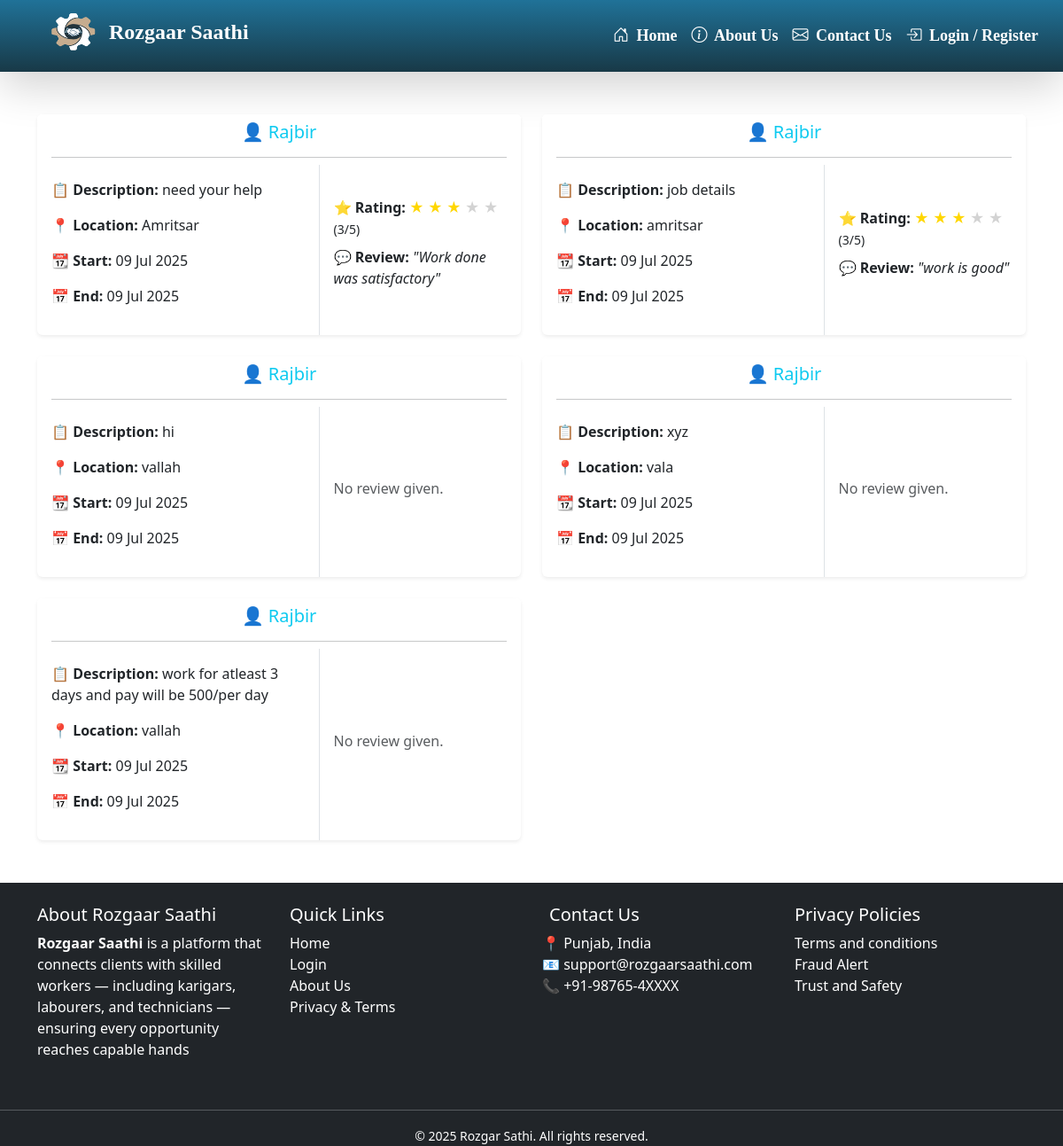
/hunarbaaz/work-history/9/, run on the app's committed database.
### client/models.py (models this page shows, shortened)
class PostRequest(models.Model):
    client = models.ForeignKey(User, on_delete=models.CASCADE, related_name='sent_requests')
    hunarbaaz = models.ForeignKey('hunarbaaz.Hunarbaaz', on_delete=models.CASCADE, related_name='received_requests')
    job_description = models.TextField()
    location = models.CharField(max_length=100)
    start_date = models.DateField(help_text="Start date of the job",null=False,blank=True)
    end_date = models.DateField(help_text="Expected completion date",null=False,blank=True)
    JOB_TYPE_CHOICES = [
        ('residential', 'Residential'),
        ('commercial', 'Commercial'),
    ]
    job_type = models.CharField(max_length=20,choices=JOB_TYPE_CHOICES,default='residential',help_text="Type of job location")
    is_accepted = models.BooleanField(null=True, blank=True)  # None = Pending, True = Accepted, False = Rejected
    is_completed = models.BooleanField(default=False)
    is_cancelled = models.BooleanField(default=False, help_text="Whether the client has cancelled the request")
    created_at = models.DateTimeField(auto_now_add=True)
    rating = models.IntegerField(
    validators=[MinValueValidator(1), MaxValueValidator(5)],
    null=True,
    blank=True,
    help_text="Client rating after completion (1 to 5)"
)
    review = models.TextField(null=True, blank=True, help_text="Optional client feedback")

### hunarbaaz/views.py (the view)
# urls.py: path('work-history/<int:hunarbaaz_id>/', views.public_work_history, name='public_work_history'),  # For Client
def public_work_history(request, hunarbaaz_id):
    profile = get_object_or_404(Hunarbaaz, id=hunarbaaz_id)
    completed_jobs = PostRequest.objects.filter(
        hunarbaaz=profile,
        is_completed=True
    ).order_by('-end_date', '-created_at')
    cancelled_jobs = PostRequest.objects.filter(
        hunarbaaz=profile,
        is_cancelled=True
    ).order_by('-end_date', '-created_at')
    return render(request, 'hunarbaaz/public_work_history.html', {
        'profile': profile,
        'completed_jobs': completed_jobs,
        'cancelled_jobs': cancelled_jobs
    })

### hunarbaaz/templates/hunarbaaz/public_work_history.html (shortened to what this page needs)
{% extends 'base/base.html' %}
{% block content %}
<div class="container mt-5 mb-5">
  {% if completed_jobs %}
    <div class="row g-4">
  {% for job in completed_jobs %}
    <div class="col-md-6">
      <div class="card shadow-sm border-0">
        <div class="card-header bg-white border-bottom-0">
          <h5 class="text-info text-center mb-1">👤 {{ job.client.username }}</h5>
          <hr class="mb-0" />
        </div>
        <div class="row g-0 align-items-stretch">
          <div class="col-7 border-end">
            <div class="card-body">
              <p><strong>📋 Description:</strong> {{ job.job_description }}</p>
              <p><strong>📍 Location:</strong> {{ job.location }}</p>
              <p><strong>📆 Start:</strong> {{ job.start_date|date:"d M Y" }}</p>
              <p><strong>📅 End:</strong> {{ job.end_date|date:"d M Y" }}</p>
            </div>
          </div>
          <div class="col-5 d-flex align-items-center">
            <div class="card-body">
              {% if job.rating %}
                <p class="mb-1">
                  <strong >⭐ Rating:</strong>
                  {% for i in '12345'|make_list %}
                    {% if forloop.counter <= job.rating %}
                      <span style="color: gold;">&#9733;</span>
                    {% else %}
                      <span style="color: lightgray;">&#9733;</span>
                    {% endif %}
                  {% endfor %}
                  <small>({{ job.rating }}/5)</small>
                </p>
              {% endif %}
              {% if job.review %}
                <p class="mt-2"><strong>💬 Review:</strong> <em>"{{ job.review }}"</em></p>
              {% else %}
                <p class="text-muted mt-2">No review given.</p>
              {% endif %}
            </div>
          </div>
        </div>
      </div>
    </div>
  {% endfor %}
</div>
  {% else %}
    <div class="alert alert-info text-center mt-4">No completed jobs yet.</div>
  {% endif %}
  </div>
{% endblock %}

### base/templates/base/base.html (shortened to what this page needs)
{% load static %}
<!DOCTYPE html>
<html lang="en">
<head>
    <link href="https://cdn.jsdelivr.net/npm/bootstrap@5.3.0/dist/css/bootstrap.min.css" rel="stylesheet">
<link rel="stylesheet" href="https://cdnjs.cloudflare.com/ajax/libs/font-awesome/6.5.0/css/all.min.css">
<link href="https://cdn.jsdelivr.net/npm/bootstrap-icons@1.10.5/font/bootstrap-icons.css" rel="stylesheet">
<link rel="stylesheet" href="{% static 'base/css/style.css' %}">
<link rel="stylesheet" href="{% static 'base/css/login.css' %}">
<link href="https://cdn.jsdelivr.net/npm/aos@2.3.4/dist/aos.css" rel="stylesheet">
</head>
<body>
<nav class="navbar navbar-expand-lg navbar-dark shadow-lg">
  <div class="container-fluid" id="navbar-cont">
    <a class="navbar-brand fw-bold fs-4 d-flex align-items-center" href="{% url 'home' %}">
      <img src="{% static 'base/images/logo.png' %}" style="height: 55px; width: 65px;" class="me-2">
      <span class="text-white">Rozgaar Saathi</span>
    </a>
    <div class="collapse navbar-collapse justify-content-end" id="navbarNav">
      <ul class="navbar-nav align-items-center">
        <li class="nav-item">
          <a class="nav-link nav-anim" href="{% url 'home' %}">
            <i class="bi bi-house-door me-1"></i> Home
          </a>
        </li>
        <li class="nav-item">
          <a class="nav-link nav-anim" href="{% url 'about' %}">
            <i class="bi bi-info-circle me-1"></i> About Us
          </a>
        </li>
        <li class="nav-item">
          <a class="nav-link nav-anim" href="{% url 'reviews:contact_review' %}">
            <i class="bi bi-envelope me-1"></i> Contact Us
          </a>
        </li>
        {% if user.is_authenticated %}
          {% if user.clientprofile %}
          <li class="nav-item">
              <a class="nav-link nav-anim" href="{% url 'client:all_profiles' %}">
                <i class="bi bi-people me-1"></i> Browse Hunarbaaz
              </a>
            </li>
            <li class="nav-item">
              <a class="nav-link nav-anim" href="{% url 'client:client_dashboard' %}">
               <i class="bi bi-person-circle me-1"></i> {{ user.clientprofile.full_name }}
              </a>
            </li>
          {% elif user.hunarbaaz %}
            <li class="nav-item">
              <a class="nav-link nav-anim" href="{% url 'hunarbaaz:hunarbaaz_dashboard' %}">
                <i class="bi bi-person-circle me-1"></i>{{ user.hunarbaaz.full_name }}
              </a>
            </li>
          {% endif %}
          <li class="nav-item">
            <form method="post" action="{% url 'logout' %}" class="d-inline">
              {% csrf_token %}
              <button type="submit" class="btn nav-link nav-anim ms-2">
                <i class="bi bi-box-arrow-right me-1"></i> Logout
              </button>
            </form>
          </li>
        {% else %}
          <li class="nav-item">
            <a class="nav-link nav-anim" href="{% url 'login' %}">
              <i class="bi bi-box-arrow-in-right me-1"></i> Login / Register
            </a>
          </li>
        {% endif %}
      </ul>
    </div>
  </div>
</nav>
{% block content %}{% endblock %}
<footer class="bg-dark text-white mt-0">
  <div class="container py-4">
    <div class="row">
      <div class="col-md-3">
        <h5>About Rozgaar Saathi</h5>
        <p>
          <b>Rozgaar Saathi</b> is a platform that connects clients with skilled workers — including karigars, labourers, and technicians — ensuring every opportunity reaches capable hands
        </p>
      </div>
      <div class="col-md-3">
        <h5>Quick Links</h5>
        <ul class="list-unstyled">
          <li><a href="{% url 'home' %}" class="text-white text-decoration-none">Home</a></li>
          <li><a href="{% url 'login' %}" class="text-white text-decoration-none">Login</a></li>
          <li><a href="{% url 'about' %}" class="text-white text-decoration-none">About Us</a></li>
          <li><a href="{% url 'privacy_terms' %}" class="text-white text-decoration-none">Privacy & Terms</a></li>
        </ul>
      </div>
      <div class="col-md-3">
        <h5 class="px-2">Contact Us</h5>
        <p>
          📍 Punjab, India <br>
          📧 support@rozgaarsaathi.com <br>
          📞 +91-98765-4XXXX
        </p>
      </div>
    <div class="col-md-3">
        <h5>Privacy Policies</h5>
        <p class="">
          Terms and conditions<br>
          Fraud Alert <br>
          Trust and Safety
        </p>
      </div>
    </div>
</div></div>
    <hr class="border-light">
    <div class="text-center">
      <small>&copy; 2025 Rozgar Sathi. All rights reserved.</small>
    </div>
</footer>
</body>
</html>

### base/static/base/css/style.css (style rules this page uses)
body { background-color: white; }
ul { z-index: 9999; }
.navbar { background: linear-gradient(to top, #183947, #207298); backdrop-filter: blur(10px); transition: background 0.3s ease-in-out; font-family: chiller; }
.navbar-brand { width: 410px; padding: 0 0 10px 10px; }
#navbarNav { background: none; width: auto; z-index: 9999; position: relative; }
#navbar-cont { padding: 0 20px 0 40px; z-index: 999; }
.navbar-collapse { z-index: 9999; background-color: #212529; }
.navbar-nav .nav-link { font-size: 18px; font-weight: bold; background: none; transition: all 0.3s ease; position: relative; color: white; border-radius: 8px; padding: 8px 16px; display: inline-block; }
.navbar-nav .nav-link::after, .nav-link::after { display: none !important; }

### data on the page
PostRequest: client.username "Rajbir", job_description "need your help", location "Amritsar", start_date "09 Jul 2025", end_date "09 Jul 2025", rating "3", review "Work done was satisfactory"
PostRequest: client.username "Rajbir", job_description "job details", location "amritsar", start_date "09 Jul 2025", end_date "09 Jul 2025", rating "3", review "work is good"
PostRequest: client.username "Rajbir", job_description "hi", location "vallah", start_date "09 Jul 2025", end_date "09 Jul 2025", shows "No review given."
PostRequest: client.username "Rajbir", job_description "xyz", location "vala", start_date "09 Jul 2025", end_date "09 Jul 2025", shows "No review given."
PostRequest: client.username "Rajbir", job_description "work for atleast 3 days and pay will be 500/per day", location "vallah", start_date "09 Jul 2025", end_date "09 Jul 2025", shows "No review given."
